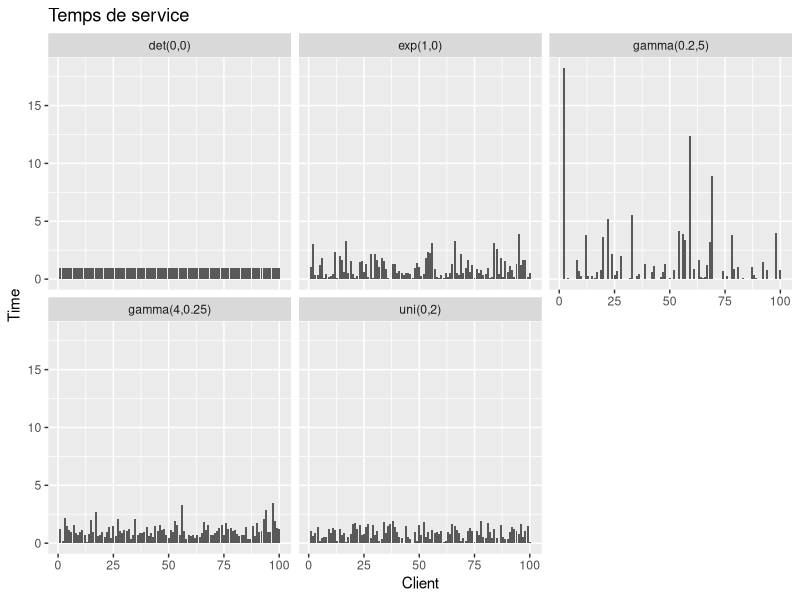
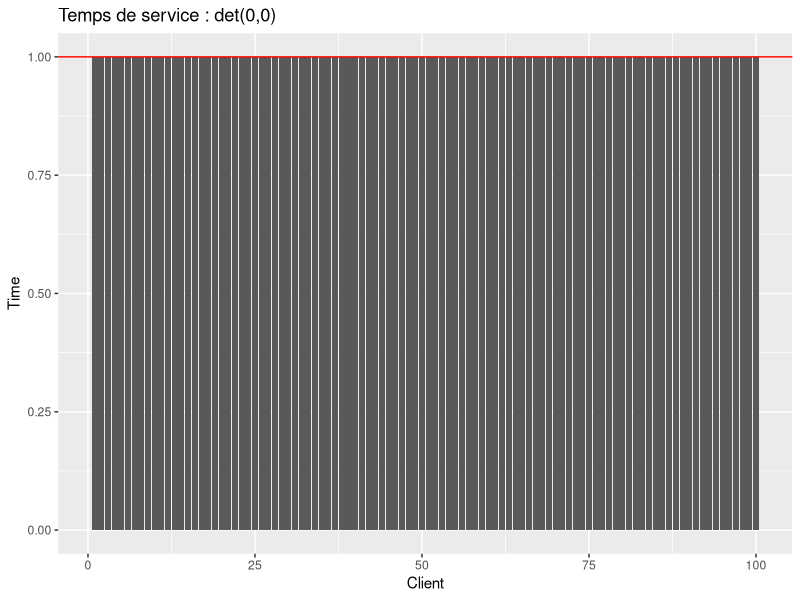
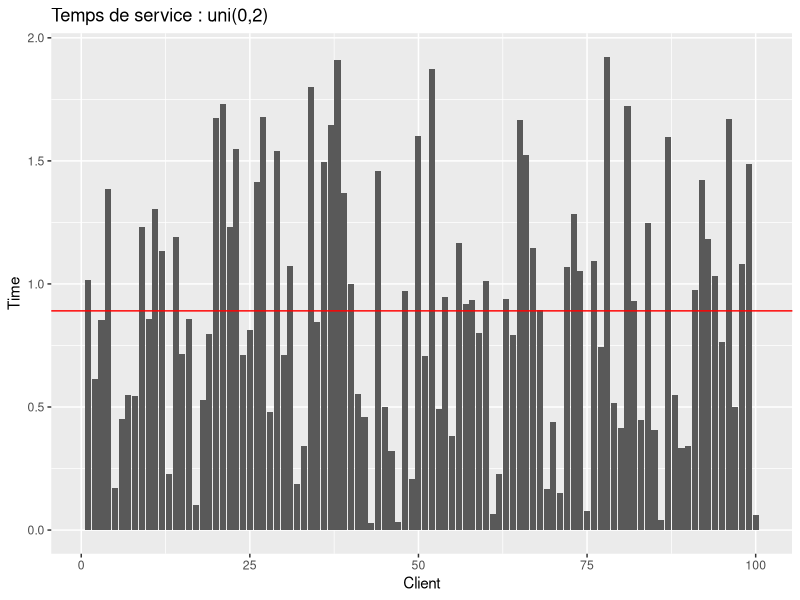
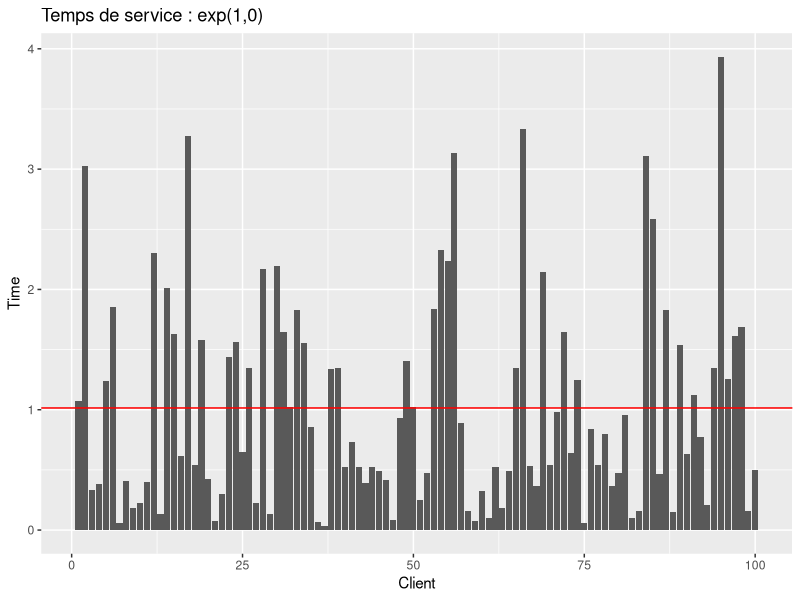
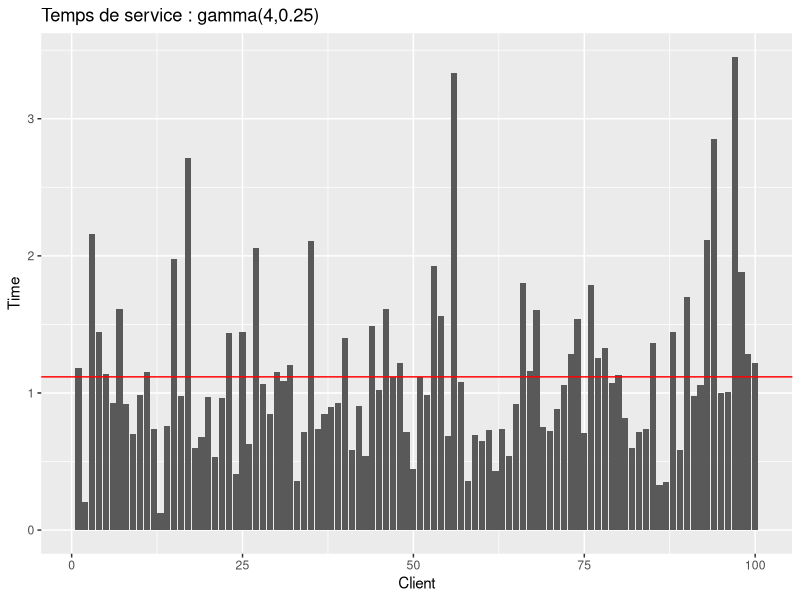
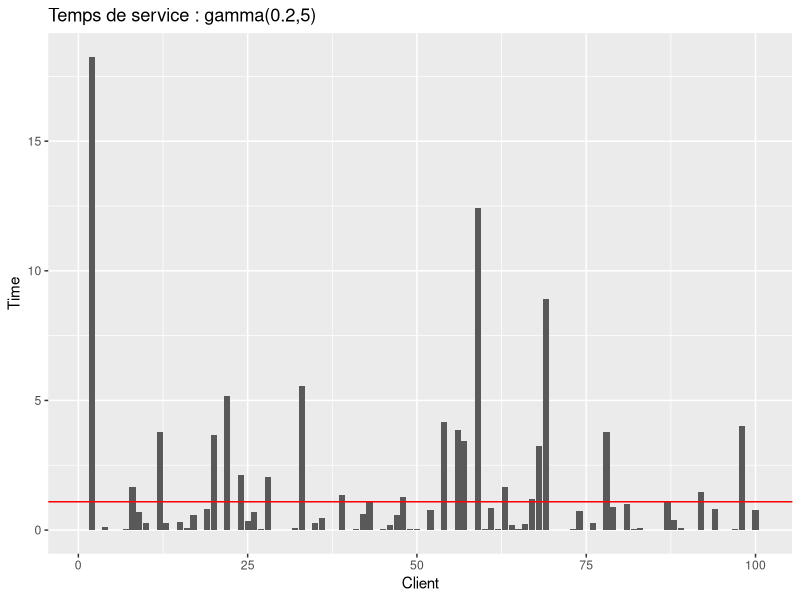
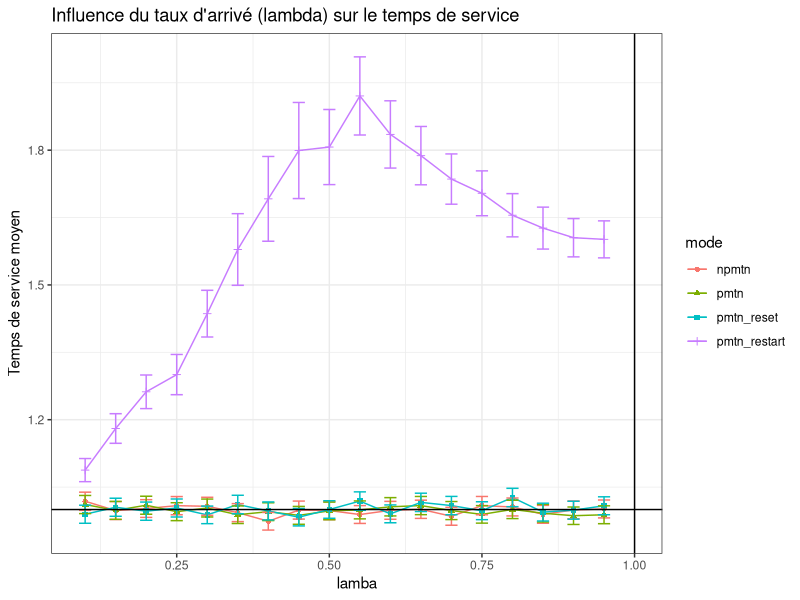
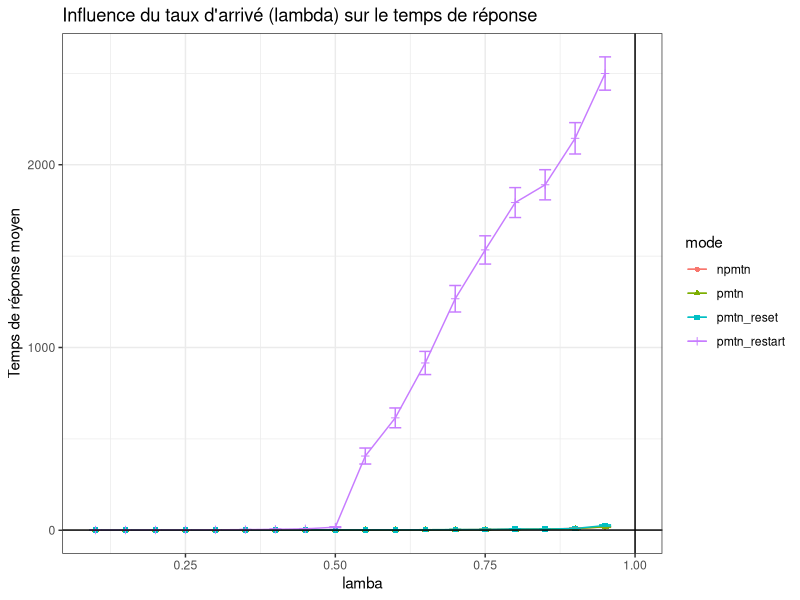

The R source for these figures, in order: (Note: a time limit stopped this script after it produced the figures.)
## ---- chunk 1
set.seed(10)
library(plyr)
library(ggplot2)

Service <- function(n=1,typeservice,x,y) {
# genere un temps de service
  switch(typeservice,
         det = rep(1,n),
         uni = runif(n,x,y),
         gamma = rgamma(n,shape=x,scale=y),
         exp = rexp(n,x)
         )
}

## ---- chunk 2
set.seed(10)

laws        = data.frame()
laws        = rbind(laws, data.frame(name="det(0,0)", fun="det", x=0, y=0))
laws        = rbind(laws, data.frame(name="uni(0,2)", fun="uni", x=0, y=2))
laws        = rbind(laws, data.frame(name="exp(1,0)", fun="exp", x=1, y=0))
laws        = rbind(laws, data.frame(name="gamma(4,0.25)", fun="gamma", x=4, y=0.25))
laws        = rbind(laws, data.frame(name="gamma(0.2,5)", fun="gamma", x=0.2, y=5))

n = 100
df = data.frame()

for (law in 1:nrow(laws)) {
  tmp = data.frame(value=Service(n, typeservice=as.character(laws[law,]$fun), laws[law,]$x, laws[law,]$y))
  tmp$id  = 1:length(tmp$value)  
  tmp$name = laws[law,]$name
  
  df = rbind(df, tmp)
}

## ---- chunk 3

ggplot(data=df, aes(x=id, y=value)) + 
  geom_bar(data=df,stat="identity", position="identity") + 
  #geom_hline(yintercept = mean(df$value), color="red") +
  facet_wrap(~name) +
  ylab("Time") + xlab("Client") + 
  ggtitle("Temps de service")


## ---- chunk 4

fun = df[df$name=="det(0,0)",]
ggplot(data=fun, aes(x=id, y=value)) + 
  geom_bar(data=fun,stat="identity", position="identity") + 
  geom_hline(yintercept = mean(fun$value), color="red") +
  ylab("Time") + xlab("Client") + 
  ggtitle(paste("Temps de service", as.character(fun[1,]$name), sep=" : "))

fun = df[df$name=="uni(0,2)",]
ggplot(data=fun, aes(x=id, y=value)) + 
  geom_bar(data=fun,stat="identity", position="identity") + 
  geom_hline(yintercept = mean(fun$value), color="red") +
  ylab("Time") + xlab("Client") + 
  ggtitle(paste("Temps de service", as.character(fun[1,]$name), sep=" : "))

fun = df[df$name=="exp(1,0)",]
ggplot(data=fun, aes(x=id, y=value)) + 
  geom_bar(data=fun,stat="identity", position="identity") + 
  geom_hline(yintercept = mean(fun$value), color="red") +
  ylab("Time") + xlab("Client") + 
  ggtitle(paste("Temps de service", as.character(fun[1,]$name), sep=" : "))

fun = df[df$name=="gamma(4,0.25)",]
ggplot(data=fun, aes(x=id, y=value)) + 
  geom_bar(data=fun,stat="identity", position="identity") + 
  geom_hline(yintercept = mean(fun$value), color="red") +
  ylab("Time") + xlab("Client") + 
  ggtitle(paste("Temps de service", as.character(fun[1,]$name), sep=" : "))

fun = df[df$name=="gamma(0.2,5)",]
ggplot(data=fun, aes(x=id, y=value)) + 
  geom_bar(data=fun,stat="identity", position="identity") + 
  geom_hline(yintercept = mean(fun$value), color="red") +
  ylab("Time") + xlab("Client") + 
  ggtitle(paste("Temps de service", as.character(fun[1,]$name), sep=" : "))

## ---- chunk 5
FileLIFO <- function(n,lambda,typeservice,x,y,policy) {
    # simulates a M/GI/1 LIFO queue with different preemption policy
    # parameters:
    #    n :  total number of jobs
    #    lambda : arrival rate
    #    typeservice : service law (det uni gamma exp)
    #    x ,y : parameters of the service law
    #    policy: npmtn, pmtn, pmtn_restart, pmtn_reset
    # return value:
    #    vector with response time of each task assuming the queue is initially empty
    
    A <- rexp(n,lambda)         # inter arrival
    t1 <- cumsum(A)             # arrival dates
    t2 <- rep(NA,n)             # completion dates
    S <- Service(n,typeservice,x,y) # initial service times
    
    #### Variables that define the state of the queue
    t = 0               # current time
    remaining = rep(NA,n)  # how much work remains to do for each task
    running = NA        # index of the currently running task
    waiting = c()       # stack with tasks which have arrived and have not been completed yet
    next_arrival = 1    # index of the next task to arrive
    sys_vide = 0        # by curiosity let's count the number of times the system is empty
    sys_interrupted = 0 # by curiosity let's count the number of times the system is interrupted
    used = rep(0, n)    # by curiosity let's count the total of time used by a process (including its restart)
    #interrupted = data.frame()  # by curiosity let's save the preemptions for counting them later
    
    #### A few useful local functions 
    run_task = function() { # runs the last task of the waiting list
      #if there is still a process in the stack to run, we take the last one in
      if(length(waiting)>0) {
        running <<- waiting[length(waiting)] #it unstacks th e last one
        #we update the remaning time : it depends on the policy chosen
        remaining[running] <<- switch(policy,
                                      #the process restart from the beginning
                                      npmtn = S[running],
                                      
                                      #At first loop it takes S[running], but after remaining[running] is returned
                                      pmtn = min(S[running],remaining[running],na.rm=T),
                                      
                                      #the process restart from the beginning
                                      pmtn_restart = S[running],
                                      
                                      #the process restart with a shorter time
                                      pmtn_reset = Service(1,typeservice,x,y)
                                      )
        waiting <<- waiting[-length(waiting)] #renvoie le tableau privé de l'element a la position length(waiting) => le dernier element empilé
      }
    }

    push_task = function() { # insert the next_arrival-th task to the waiting list
                             # and run it if there is preemption
      if(policy != "npmtn") {
        if(!is.na(running)) {
          waiting <<- c(waiting,running) #it stacks the current process, if t==t1[next_arrival]
          #interrupted = rbind(interrupted, data.frame(id=running, when=t, remaining=remaining[running]))
        }
        running <<- NA
      }
      waiting <<- c(waiting,next_arrival)
      next_arrival <<- next_arrival+1 
      if(is.na(running)) { run_task() }
    }

    #### Main simulation loop
    while(TRUE) { 
      #dt is the time we will minus the remaning running process time
      # Look for next event
      dt = NA
      #have we reached the number max of process arrival ?
      if(next_arrival <=n) { dt = min(dt ,(t1[next_arrival]-t), na.rm=T ) } #dt=t1[..]-t it's a bit akward to take the min with dt because NA are deleted. Notice that t1[next_arrival]-t=dt is the next process arrival time - current time. So this is the elapsed time
      
      #is some process running ? if so, we finish executing it if its remainning time is lower than the delta time of the next arrival
      if(!is.na(running))  { dt = min(dt,remaining[running], na.rm=T) }
      
      #we've reached the max of process (no next arrival) and no process is running, we take off
      if(is.na(dt)) { break }
      
      # Update state
      t=t+dt
      if(!is.na(running)) {
        remaining[running] = remaining[running] - dt
        used[running] = used[running] + dt
        if(remaining[running]<=0) {
          t2[running] = t
          running = NA
          
          #it unstacks the last process and it launchs it depending on the policy chosen (resume, restart, restart with lower time), and affect remain[running] to the corresponding time service
          run_task()
        }
      }
      if((next_arrival<=n) & (t==t1[next_arrival])) {
        push_task() #insert the next_arrival-th task to the waiting list and run it if there is preemption
      }
      
    }
    
    #count the number of times the system is empty
    for(i in 2:n) {
      if ( t1[i]>t2[i-1]) {
        sys_vide = sys_vide + 1
      }
    }
    
    list (jobs = data.frame(arrival = t1, completion=t2, service=used, theoricService=S, response=(t2-t1)), 
          sys_vide = sys_vide)
}    

## ---- chunk 6

set.seed(10)
lambda_min  = 0.1
lambda_max  = 0.95
step        = 0.05
n           = 10000
x           = 1
y           = 1
policies    = c("npmtn","pmtn", "pmtn_restart", "pmtn_reset")

df = data.frame()
for(policy in policies){ 
  for(lambda in seq(lambda_min, lambda_max, step)) {
      route=FileLIFO(n, lambda, typeservice="exp", x, y, policy)
      tmp=route$jobs
      tmp$mode = policy
      tmp$lambda = lambda
      tmp$id=1:length(tmp$arrival)
      tmp$n = n
      tmp$sys_vide = route$sys_vide
      
      df = rbind(df, tmp)
  }
}


df

library(plyr)
res = ddply(df, c("mode", "lambda", "n", "sys_vide"), summarize, serviceM= mean(service), sd_service=sd(service), responseM=mean(response), sd_response=sd(response))
res


## ---- chunk 7
ggplot(data=res, aes(x = lambda, y = serviceM, color = mode, shape = mode)) + 
  geom_line() +
  geom_point() + 
  geom_errorbar(width = 0.02, aes(x = lambda, y = serviceM, ymin = serviceM - 2 * sd_service/sqrt(n), ymax = serviceM + 2 * sd_service/sqrt(n))) + 
  geom_vline(xintercept = 1) +
  geom_hline(yintercept = 1) +
  theme_bw() +
  xlab("lamba") +
  ylab("Temps de service moyen") +
  ggtitle("Influence du taux d'arrivé (lambda) sur le temps de service")


ggplot(data=res, aes(x = lambda, y = responseM, color = mode, shape = mode)) + 
  geom_line() +
  geom_point() + 
  geom_errorbar(width = 0.02, aes(x = lambda, y = responseM, ymin = responseM - 2 * sd_response/sqrt(n), ymax = responseM + 2 * sd_response/sqrt(n))) + 
  geom_vline(xintercept = 1) +
  geom_hline(yintercept = 1) +
  theme_bw() +
  xlab("lamba") +
  ylab("Temps de réponse moyen") +
  ggtitle("Influence du taux d'arrivé (lambda) sur le temps de réponse")
## ---- chunk 8
library(plyr)
res = ddply(df[df$law=="exp",], c("law", "mode", "lambda"), summarize, n = length(response), responseM=mean(response), sd_response=sd(response))
res

## ---- chunk 9

set.seed(10)
lambda_min  = 0.1
lambda_max  = 0.95
step        = 0.05
n           = 5000
policies    = c("npmtn","pmtn", "pmtn_restart", "pmtn_reset")

laws        = data.frame()
laws        = rbind(laws, data.frame(name="det(0,0)", fun="det", x=0, y=0))
laws        = rbind(laws, data.frame(name="uni(0,2)", fun="uni", x=0, y=2))
laws        = rbind(laws, data.frame(name="exp(1,0)", fun="exp", x=1, y=0))
laws        = rbind(laws, data.frame(name="gamma(4,0.25)", fun="gamma", x=4, y=0.25))
laws        = rbind(laws, data.frame(name="gamma(O.2,5)", fun="gamma", x=0.2, y=5))

df = data.frame()
for(law in 1:nrow(laws)) {
  for(policy in policies){ 
    for(lambda in seq(lambda_min, lambda_max, step)) {
        tmp=FileLIFO(n, lambda, typeservice=as.character(laws[law,]$fun), laws[law,]$x, laws[law,]$y, policy)$jobs
        tmp$mode = policy
        tmp$lambda = lambda
        tmp$id=1:length(tmp$arrival)
        tmp$law = laws[law,]$name
        df = rbind(df, tmp)
    }
  }
}

df

library(plyr)
res = ddply(df, c("law", "mode", "lambda"), summarize, n = length(response), responseM=mean(response), sd_response=sd(response))
res

## ---- chunk 10
ggplot(data=res, aes(x = lambda, y = responseM, color = mode, shape = mode)) + 
  geom_line() +
  geom_point() + 
  geom_errorbar(width = 0.02, aes(x = lambda, y = responseM, ymin = responseM - 2 * sd_response/sqrt(n), ymax = responseM + 2 * sd_response/sqrt(n))) + 
  geom_vline(xintercept = 1) +
  geom_hline(yintercept = 1) +
  theme_bw() +
  facet_wrap(~law) +
  xlab("lambda") +
  ylab("Temps de réponse moyen") +
  ggtitle("Influence du taux d'arrivé (lambda) sur le temps de réponse")

## ---- chunk 11
mean_service = ddply(df, c("law", "mode", "lambda"), summarize, n = length(theoricService), theoricService=mean(theoricService))

ddply(mean_service, c("law"), summarize, n = length(theoricService), theoricService=mean(theoricService))
